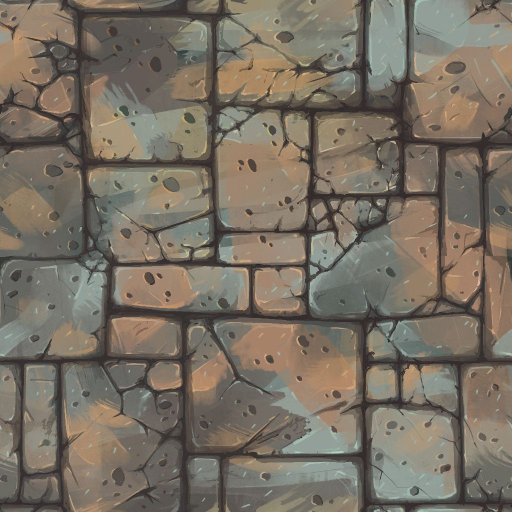
#> input picture test_image.jpg, 1024 x 1024 px (shown at 1/2 size)
$ python test_affine_transformations.py
#> lines starting #> are read from the running program, lines starting #| are printed output that depends on the picture
from PIL import Image
import numpy as np

def main():
    test_image = Image.open("test_image.jpg")
#> test_image is the input picture: PIL image 1024x1024 RGB; mean R, G, B 120.9, 112.1, 99.5
    field_of_view_lim = np.pi / 12
    trap_height = 750
    trap_bot = 500
    start_pos = round(test_image.width / 2)
#> start_pos = 512
    trap_top = trap_bot + 2 * trap_height * np.tan(field_of_view_lim)
    new_coordinates = np.array([round(test_image.width/2), test_image.height])
#> new_coordinates = [512, 1024]


    new_image = Image.new(test_image.mode,(test_image.width, test_image.height))
#> new_image: PIL image 1024x1024 RGB; every value is 0
    trapapzoid = Image.new(test_image.mode,(test_image.width, test_image.height))

    for y in range(0, trap_height):
        width_start = start_pos - round((1/2 * trap_bot + (y * np.tan(field_of_view_lim))))
        width_finish = start_pos + round((1/2 * trap_bot + (y * np.tan(field_of_view_lim))))
        for x in range(width_start, width_finish):
            trapapzoid.putpixel((x,y),test_image.getpixel((x,y)))
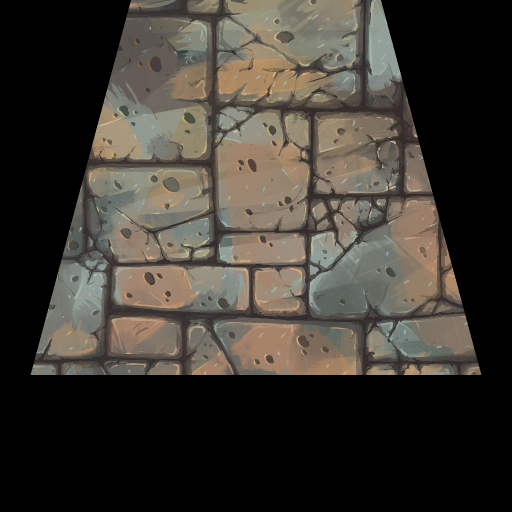
#> trapapzoid: PIL image 1024x1024 RGB (shown at 1/2 size); mean R, G, B 61.1, 56.6, 49.8

    trapapzoid.show()

    for y in range(0, trap_height):
        width_start = start_pos - round((1/2 * trap_bot + (y * np.tan(field_of_view_lim))))
        width_finish = start_pos + round((1/2 * trap_bot + (y * np.tan(field_of_view_lim))))
        num_itter = width_finish - width_start
        field_of_view_itter = (2 * field_of_view_lim /num_itter)
        field_of_view = field_of_view_lim

        for x in range(width_start, width_finish):
            test_transform = np.array([[1, np.sin(field_of_view)],[0,.5]])
            pos_vec = np.array([x,y])
            new_pos = np.matmul(test_transform, pos_vec)
            new_pos = np.around(new_pos)
            new_pos = np.int_(new_pos)
            new_pos = new_pos
            color = test_image.getpixel((x,y))
            new_image.putpixel(new_pos, color)
            field_of_view -= field_of_view_itter
#> this loop made 750 passes
#> (width_start, width_finish, num_itter, field_of_view_itter) on passes 1 to 3: (262, 762, 500, 0.00105), (262, 762, 500, 0.00105), (261, 763, 502, 0.00104)
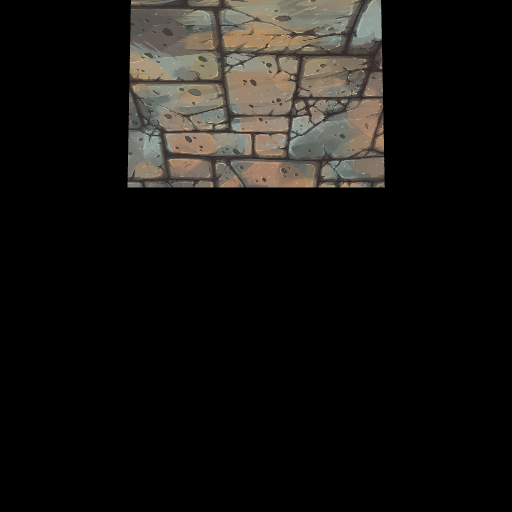
#> new_image: PIL image 1024x1024 RGB (shown at 1/2 size); mean R, G, B 22.1, 20.5, 18.1

    new_image = new_image.transpose(Image.FLIP_TOP_BOTTOM)
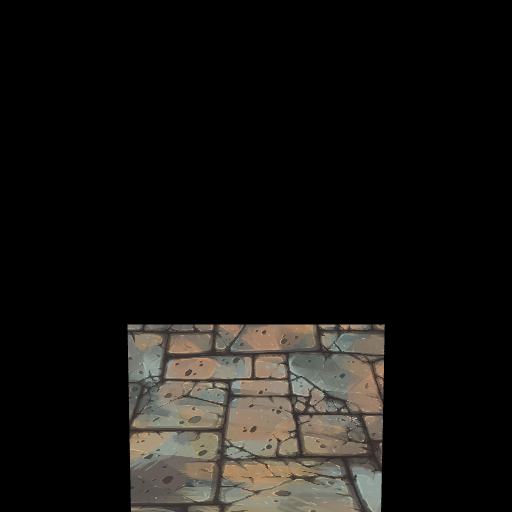
#> new_image: PIL image 1024x1024 RGB (shown at 1/2 size); mean R, G, B 22.1, 20.5, 18.1

    new_image.show()
if __name__ == "__main__":
    main()
